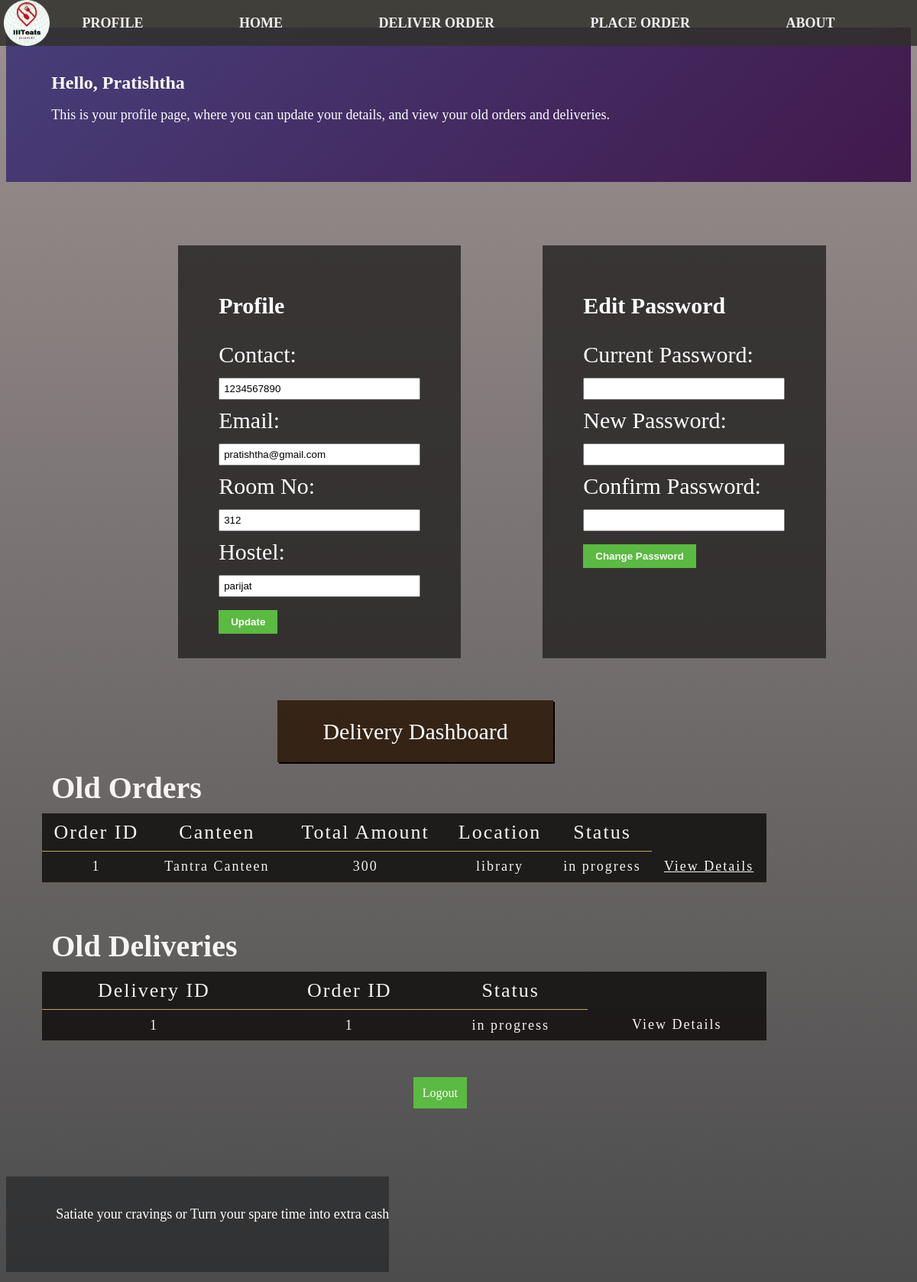
Screenshot of /profile (signed in) with the database file from the repository.
### tables this page shows
CREATE TABLE UserDetails (
  id INTEGER PRIMARY KEY,
  contact TEXT,
  email TEXT, room_no TEXT, hostel TEXT, name TEXT, password text,
  FOREIGN KEY (id) REFERENCES Users(id)
);

CREATE TABLE orders (
  order_id INTEGER PRIMARY KEY,
  user_id INTEGER NOT NULL,
  order_total INTEGER NOT NULL,
  delivery_status TEXT NOT NULL,
  canteen_id INTEGER NOT NULL, location text,
  FOREIGN KEY (user_id) REFERENCES Users(user_id),
  FOREIGN KEY (canteen_id) REFERENCES Canteens(canteen_id)
);

CREATE TABLE Canteens (
    canteen_id INTEGER PRIMARY KEY,
    name TEXT NOT NULL,
    contact TEXT,
    opening_time INTEGER,
    closing_time INTEGER
);

CREATE TABLE Deliveries (
    delivery_id INTEGER PRIMARY KEY,
    order_id INTEGER NOT NULL,
    user_id INTEGER NOT NULL,
    status TEXT NOT NULL,
    FOREIGN KEY (order_id) REFERENCES Orders(order_id),
    FOREIGN KEY (user_id) REFERENCES Users(user_id)
);

### app.py (the view)
@app.route('/profile')
def profile():
    user_id = session['user_id']
    conn = sqlite3.connect('iiiteats.db')
    cursor = conn.cursor()
    cursor.execute("SELECT * FROM UserDetails WHERE id = ?", (user_id,))
    user = cursor.fetchone()
    user = {
        'id': user[0],
        'contact': user[1],
        'email': user[2],
        'room_no': user[3],
        'hostel': user[4],
        'name': user[5],
        'password': user[6]
    }
    cursor.execute("""
    SELECT orders.order_id, orders.user_id, orders.order_total, orders.delivery_status, canteens.name, orders.location
    FROM orders
    JOIN canteens ON orders.canteen_id = canteens.canteen_id
    WHERE orders.user_id = ?""", (user_id,))
    orders = cursor.fetchall()
    old_orders = []
    old_deliveries = []
    for order in orders:
        old_orders.append({
            'order_id': order[0],
            'user_id': order[1],
            'order_total': order[2],
            'delivery_status': order[3],
            'canteen_name': order[4],
            'location': order[5]
        })
        cursor.execute("SELECT * FROM Deliveries WHERE user_id = ?", (user_id,))
        deliveries = cursor.fetchall()
        for delivery in deliveries:
            old_deliveries.append({
                'delivery_id': delivery[0],
                'order_id': delivery[1],
                'user_id': delivery[2],
                'status': delivery[3]
            })
        print(deliveries)
    conn.commit()
    conn.close()
    return render_template('profile.html', user=user, old_orders=old_orders, old_deliveries=old_deliveries)

### templates/profile.html (shortened to what this page needs)
<!DOCTYPE html>
<html>
  <head>
    <link rel="stylesheet" type="text/css" href="../static/profile.css" />
    <link rel="stylesheet" type="text/css" href="../static/navbar.css" />
    <link rel="stylesheet" href="../static/footer.css" />
  </head>
  <body>
    <nav class="navbar">
      <img src="../static/hackathon_logo.png" alt="logo" />
      <a href="/profile">PROFILE</a>
      <a href="/main">HOME</a>
      <a href="/take_orders">DELIVER ORDER</a>
      <a href="/canteens">PLACE ORDER</a>
      <a href="/about">ABOUT</a>
    </nav>
    <h1>
      Hello, {{ user.name }}
      <p>
        This is your profile page, where you can update your details, and view
        your old orders and deliveries.
      </p>
    </h1>
    <div class="forms-container">
      <form action="/update-user-details" method="POST">
        <p>Profile</p>
        <label for="contact">Contact:</label>
        <input
          type="text"
          id="contact"
          name="contact"
          value="{{ user.contact }}"
        /><br />
        <label for="email">Email:</label>
        <input
          type="text"
          id="email"
          name="email"
          value="{{ user.email }}"
        /><br />
        <label for="room_no">Room No:</label>
        <input
          type="text"
          id="room_no"
          name="room_no"
          value="{{ user.room_no }}"
        /><br />
        <label for="hostel">Hostel:</label>
        <input
          type="text"
          id="hostel"
          name="hostel"
          value="{{ user.hostel }}"
        /><br />
        <button type="submit">Update</button>
      </form>
      <form action="/change-password" method="POST">
        <p>Edit Password</p>
        <label for="current_password">Current Password:</label>
        <input
          type="password"
          id="current_password"
          name="current_password"
        /><br />
        <label for="new_password">New Password:</label>
        <input type="password" id="new_password" name="new_password" /><br />
        <label for="confirm_password">Confirm Password:</label>
        <input
          type="password"
          id="confirm_password"
          name="confirm_password"
        /><br />
        <button type="submit">Change Password</button>
      </form>
    </div>
    <a class="dd" href="/delivery-dashboard">Delivery Dashboard</a>
    <h2>Old Orders</h2>
    <table>
      <tr>
        <th>Order ID</th>
        <th>Canteen</th>
        <th>Total Amount</th>
        <th>Location</th>
        <th>Status</th>
      </tr>
      {% for order in old_orders %}
      <tr>
        <td>{{ order.order_id }}</td>
        <td>{{ order.canteen_name }}</td>
        <td>{{ order.order_total }}</td>
        <td>{{ order.location }}</td>
        <td>{{ order.delivery_status }}</td>
        <td style="text-decoration: underline;"><a href="/order_items/{{ order.order_id }}">View Details</a></td>
      </tr>
      {% endfor %}
    </table>
    <h2>Old Deliveries</h2>
    <table>
      <tr>
        <th>Delivery ID</th>
        <th>Order ID</th>
        <th>Status</th>
      </tr>
      {% for delivery in old_deliveries %}
      <tr>
        <td>{{ delivery.delivery_id }}</td>
        <td>{{ delivery.order_id }}</td>
        <td>{{ delivery.status }}</td>
        <td><a href="/order_items/{{ delivery.order_id }}">View Details</a></td>
      </tr>
      {% endfor %}
    </table>
    <a class="logout" href="/logout">Logout</a>
    <footer>
      <br>
      <p>Satiate your cravings or Turn your spare time into extra cash! Join our community and let us serve you with all that we can. Know more <u> <b> <a
                      href="/about">about us.</a> </u> </b> </p>
      <p><b>IIITeats</b></p>
      <br>
  </footer>
  </body>
</html>

### static/profile.css (style rules this page uses)
h1 { color: #fdfcfc; font-size: 24px; margin-bottom: 7%; padding: 5%; margin-top: 3%; background: linear-gradient(-45deg, #3d3d3c, #c0a342, #3f0d3e, #473e79); background-size: 400% 400%; animation: gradient 10s ease infinite; }
body { background-image: linear-gradient( to bottom, rgba(59, 35, 35, 0.5), rgba(0, 0, 0, 0.7) ), url("https://cutewallpaper.org/21/fast-food-wallpaper/Wallpaper-tomato-hamburger-Patty-sandwich-fast-food-bun-.jpg"); background-repeat: no-repeat; background-size: cover; background-attachment: fixed; }
h1 p { font-weight: normal; font-size: 18px; }
h2 { color: #f8f4f4; font-size: 40px; margin-bottom: 10px; margin-left: 5%; }
form p { font-weight: bold; }
form { padding: 3% 5%; font-size: 30px; color: white; margin-left: 10%; background-color: #242121cb; }
form[action="/update-user-details"] { margin-bottom: 20px; }
form[action="/update-user-details"] label { display: block; margin-bottom: 5px; }
form[action="/update-user-details"] input[type="text"] { width: 250px; padding: 5px; margin-bottom: 10px; }
form[action="/update-user-details"] button[type="submit"] { padding: 8px 16px; background-color: rgb(91, 186, 65); color: #fff; font-weight: bold; border: none; cursor: pointer; }
form[action="/change-password"] { margin-bottom: 20px; }
form[action="/change-password"] label { display: block; margin-bottom: 5px; }
form[action="/change-password"] input[type="password"] { width: 250px; padding: 5px; margin-bottom: 10px; }
form[action="/change-password"] button[type="submit"] { padding: 8px 16px; background-color: rgb(91, 186, 65); font-weight: bold; color: #fff; border: none; cursor: pointer; }
table { margin-left: 4%; background-color: #141111de; width: 80%; border-collapse: collapse; margin-bottom: 5%; }
th { text-align: center; padding: 1%; font-weight: normal; font-size: 26px; color: #f8f4f4; border-bottom: 1px solid rgb(196, 166, 97); letter-spacing: 2px; }
td { padding: 1%; font-size: 18px; color: #f8f4f4; text-align: center; border-bottom: 1px solid rgba(247, 231, 178, 0.311); letter-spacing: 2px; }
.forms-container { display: flex; margin-left: 10%; margin-bottom: 5%; }
footer { margin-top: 100px; text-align: center; bottom: 0%; font-size: 16.5px; width: 100%; height: 125px; background-color: #1f202293; color: white; }
.dd { color: white; font-size: 30px; background-color: #271300c9; box-shadow: 2px 2px black; padding: 2% 5%; margin-left: 30%; }
.logout { background-color: rgb(91, 186, 65); padding: 1%; color: white; margin-left: 45%; }

### static/navbar.css (style rules this page uses)
.navbar { background-color: rgba(49, 49, 43, 0.849); position: fixed; z-index: 100; top: 0; left: 0; height: 60px; width: 100%; display: flex; justify-content: space-evenly; align-items: center; }
.navbar a { float: left; display: block; color: #eeeeee; text-align: center; padding: 15px 18px; font-size: 18px; font-weight: bold; }
a, a:hover, a:focus, a:active { text-decoration: none; color: inherit; }
.navbar img { width: 60px; height: 60px; position: absolute; top: 0px; left: 5px; }

### static/footer.css (style rules this page uses)
footer { margin-top: 100px; text-align: center; bottom: 0; font-size: 18px; width: 100%; height: 125px; background-color: #1f202293; color: white; }

### rows the page displays
UserDetails: name "Pratishtha", contact "1234567890", email "pratishtha@gmail.com", room_no "312", hostel "parijat"
orders: order_id "1", canteen_name "Tantra Canteen", order_total "300", location "library", delivery_status "in progress"
Deliveries: delivery_id "1", order_id "1", status "in progress"
